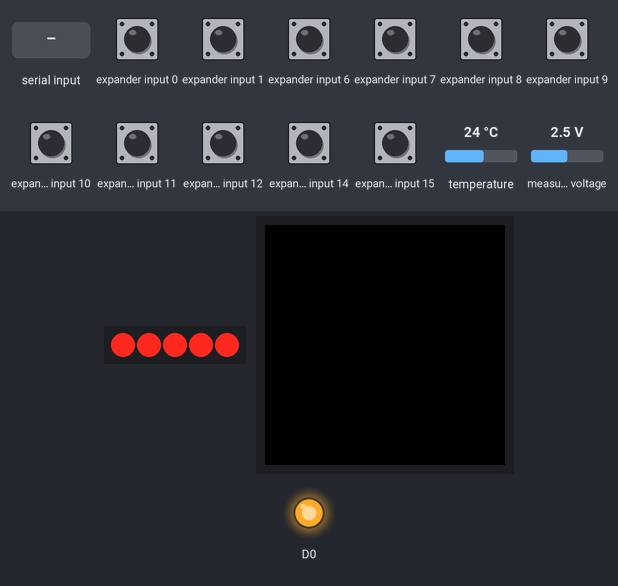
This sketch was run on a simulated ESP8266 (NodeMCU). Parts: 5 port-expander outputs drawn as a row of LEDs (first output left, lit = HIGH), 240×240 colour display, output pins drawn as LEDs (lit = HIGH). Wiring (inferred from the names in the program): PCF8575 port expander at I2C address 0x20; HTU21/Si7021 sensor at I2C address 0x40; ADS1115 converter at I2C address 0x48. Wiring (inferred from the signals the program sends): row of LEDs: on Q2, Q3, Q4, Q5, Q13. The test bench sets the inputs (shaded band); at power-on: expander input 0, expander input 1, expander input 6–12, expander input 14, expander input 15 HIGH, temperature 24 °C, measured voltage 2.5 V. EEPROM starts erased; pins used as bus, display or sensor lines are not drawn; what the sketch prints to the serial monitor is not drawn.

Above: at 1.4 s.

The sketch:

GreenhouseSimple.ino
```cpp
// Board: NodeMCU 1.0 (ESP-12E Module), ESP8266 core 3.1.2.
// K1/P0 = UV, K2/P1 = warm light, P15 = active-HIGH fan relay.
// All four DRV8833 inputs remain LOW; pump is always disabled.
#include <Arduino.h>
#include <Wire.h>
#include <SPI.h>
#include <ESP8266WiFi.h>
#include <EEPROM.h>
#include <Adafruit_GFX.h>
#include <Adafruit_GC9A01A.h>
#include "SimpleControl.h"
#include "MenuInput.h"
#include "FastDisplay.h"
#include "SoilSensor.h"
#include "SoilAdc.h"
#include "SoilCalibration.h"
#include "CalibrationDefaults.h"
#include "TemperatureSensor.h"
#include "TemperatureHtu.h"

FastDisplay display(D8,D3,D4);
SimpleControl outputs;
MenuSelection selection;
TouchButtons buttons;
RelayTransition relayTransition;
SoilReading soil;
SoilAdc soilAdc;
SoilCalibration soilCalibration;
TemperatureReading temperature;
TemperatureHtu temperatureHtu;
// Keep the first part of the old full controller's 1024-byte settings intact.
const unsigned CALIBRATION_OFFSET=768;
const uint8_t PCF_ADDRESS=0x20;
const uint8_t DISPLAY_ROTATION=3; // 0..3 if physically rotated in housing.
const uint32_t EYE_DURATION_MS=6600;
bool showingEye=true,dirty=true;
uint32_t eyeStarted=0,lastFrame=0,lastIo=0;
uint32_t eyeFrames=0,eyeRenderUs=0,eyeMaxUs=0;
uint32_t screenFrames=0,screenRenderUs=0,screenMaxUs=0;
uint16_t lastPcfBits=0;
#include "Screen.h"

bool saveCalibration(const SoilCalibration &candidate) {
  if(EEPROM.length()<CALIBRATION_OFFSET+SoilCalibration::kStorageSize){
    Serial.println("CALIBRATION STORAGE UNAVAILABLE");return false;
  }
  uint8_t record[SoilCalibration::kStorageSize],previous[SoilCalibration::kStorageSize];
  candidate.encode(record);
  for(unsigned i=0;i<sizeof(record);i++){
    previous[i]=EEPROM.read(CALIBRATION_OFFSET+i);
    EEPROM.write(CALIBRATION_OFFSET+i,record[i]);
  }
  if(!EEPROM.commit()){
    for(unsigned i=0;i<sizeof(record);i++)EEPROM.write(CALIBRATION_OFFSET+i,previous[i]);
    Serial.println("CALIBRATION SAVE FAILED");
    return false;
  }
  soilCalibration=candidate;
  dirty=true;
  Serial.printf("CALIBRATION SAVED dry=%d wet=%d mask=%u\n",
    soilCalibration.dry,soilCalibration.wet,unsigned(soilCalibration.mask));
  return true;
}
void loadCalibration() {
  EEPROM.begin(1024);
  if(EEPROM.length()<CALIBRATION_OFFSET+SoilCalibration::kStorageSize){
    Serial.println("CALIBRATION STORAGE UNAVAILABLE");return;
  }
  uint8_t record[SoilCalibration::kStorageSize];
  for(unsigned i=0;i<sizeof(record);i++)record[i]=EEPROM.read(CALIBRATION_OFFSET+i);
  if(soilCalibration.decode(record)){
    Serial.printf("CALIBRATION LOADED dry=%d wet=%d mask=%u\n",
      soilCalibration.dry,soilCalibration.wet,unsigned(soilCalibration.mask));
    return;
  }
  // These fallback endpoints are real, archived measurements of this build.
  // Never substitute guessed endpoints when the user has not calibrated.
  SoilCalibration measured;
  if(measured.capture(false,kRecordedSoilDry)&&measured.capture(true,kRecordedSoilWet))
    saveCalibration(measured);
}
void captureCalibration(bool wetPoint) {
  if(selection.selected!=PAGE_SOIL||outputs.on[UV]||outputs.on[WARM]||outputs.on[FANS]){
    Serial.println("CALIBRATION BLOCKED: select SOIL and switch loads off");return;
  }
  if(!soil.fresh(millis())){Serial.println("CALIBRATION BLOCKED: no fresh sample");return;}
  SoilCalibration candidate=soilCalibration;
  if(!candidate.capture(wetPoint,soil.raw)){
    Serial.println("CALIBRATION BLOCKED: endpoints invalid or too close");return;
  }
  saveCalibration(candidate);
}
// On this assembled board GPIO0/DC follows GPIO4/SDA when released.
// Keeping DC push-pull HIGH prevents every I2C peripheral from acknowledging.
// Serialize display drawing and I2C: drive DC only while drawing, then release
// it with display CS inactive. No I2C callbacks run inside display operations.
void acquireDisplayControl() {
  digitalWrite(D3,HIGH);
  pinMode(D3,OUTPUT);
}
void releaseDisplayControl() {
  digitalWrite(D8,HIGH);
  pinMode(D3,INPUT_PULLUP);
}

void lostConnection() {
  if(outputs.ioReady){Serial.println("PCF LOST / OUTPUTS UNKNOWN");dirty=true;}
  outputs.link(false);
  buttons.reset();
}
bool writeOutputs(uint16_t mask) {
  Wire.beginTransmission(PCF_ADDRESS);Wire.write(uint8_t(mask));Wire.write(uint8_t(mask>>8));
  if(Wire.endTransmission()!=0){lostConnection();return false;}
  relayTransition.applied(mask,millis());return true;
}
void action(int key) {
  if(key==3){outputs.allOff();writeOutputs(kAllOffMask);Serial.println("ALL OFF REQUESTED");}
  else if(key==0)selection.previous();
  else if(key==1)selection.next();
  else if(key==2){
    int channel=selection.channel();
    if(channel<0){soilAdc.request();temperatureHtu.request();Serial.println("SENSOR SAMPLES REQUESTED");}
    else if(outputs.toggle(channel))Serial.printf("REQUEST UV=%d WARM=%d FANS=%d\n",outputs.on[0],outputs.on[1],outputs.on[2]);
    else Serial.println("COMMAND BLOCKED: PCF NOT CONNECTED");
  }
  Serial.printf("BUTTON %d SELECTED %d\n",key+1,selection.selected);
  showingEye=false;dirty=true;
}
void ioTick(uint32_t now) {
  // Slow retries on a missing device, normal touch polling every 25 ms.
  if(uint32_t(now-lastIo)<(outputs.ioReady?25U:500U))return;
  lastIo=now;
  uint16_t desired=relayTransition.next(outputs.mask(),now);
  if(!writeOutputs(desired))return;
  if(Wire.requestFrom(PCF_ADDRESS,uint8_t(2))!=2){lostConnection();writeOutputs(kAllOffMask);return;}
  uint16_t bits=Wire.read();bits|=uint16_t(Wire.read())<<8;
  lastPcfBits=bits;
  if(!outputs.ioReady){outputs.link(true);dirty=true;Serial.println("PCF READY / ALL OFF");}
  static uint8_t previousTouches=255;
  uint8_t touches=(bits>>8)&15;
  if(touches!=previousTouches){
    Serial.printf("TOUCH P10=%d P11=%d P12=%d P13=%d\n",bool(touches&1),bool(touches&2),bool(touches&4),bool(touches&8));
    previousTouches=touches;
  }
  int key=buttons.poll(bits,now);
  if(key>=0)action(key);
}
void reportEye(){
  Serial.printf("DIAG EYE frames=%lu avg_us=%lu max_us=%lu\n",
    (unsigned long)eyeFrames,(unsigned long)(eyeFrames?eyeRenderUs/eyeFrames:0),(unsigned long)eyeMaxUs);
}
void probeBus(int sda,int scl,uint32_t hz,const char *name){
  Wire.begin(sda,scl);Wire.setClock(hz);Wire.setClockStretchLimit(1500);
  delay(2);
  Serial.printf("DIAG BUS %s %luHz SDA=%d SCL=%d idle=%d/%d addresses:",
    name,(unsigned long)hz,sda,scl,digitalRead(sda),digitalRead(scl));
  int found=0,errors[6]={};
  // Address-only probes; no output data is written to a peripheral.
  for(uint8_t a=8;a<120;a++){
    Wire.beginTransmission(a);uint8_t error=Wire.endTransmission();
    errors[error<5?error:5]++;
    if(!error){Serial.printf(" 0x%02X",a);found++;}
    yield();
  }
  Serial.printf(" (%d found) nack=%d other=%d\n",found,errors[2],errors[1]+errors[3]+errors[4]+errors[5]);
}
void wiringDiagnostics(){
  if(outputs.on[0]||outputs.on[1]||outputs.on[2]){
    Serial.println("DIAG BUS BLOCKED: switch all loads off first");return;
  }
  probeBus(D2,D1,100000,"STANDARD");
  probeBus(D2,D1,10000,"STANDARD");
  probeBus(D1,D2,100000,"SWAPPED");
  probeBus(D1,D2,10000,"SWAPPED");
  Wire.begin(D2,D1);Wire.setClock(100000);Wire.setClockStretchLimit(1500);
  buttons.reset();
  Serial.println("DIAG BUS DONE / STANDARD RESTORED");
}
void serialTick() {
  if(!Serial.available())return;
  char c=Serial.read();
  if(c>='1'&&c<='3')action(c-'1');
  else if(c=='0'||c=='4')action(3);
  else if(c=='e'){showingEye=true;resetEye();eyeStarted=millis();lastFrame=0;eyeFrames=eyeRenderUs=eyeMaxUs=0;}
  else if(c=='x')wiringDiagnostics();
  else if(c=='d'||c=='w')captureCalibration(c=='w');
  else if(c=='?'){
    Serial.printf("DIAG SIMPLE uptime=%lu io=%d UV=%d WARM=%d FANS=%d PUMP=0 selected=%d\n",
      (unsigned long)millis(),outputs.ioReady,outputs.on[0],outputs.on[1],outputs.on[2],selection.selected);
    if(outputs.ioReady)
      Serial.printf("DIAG PCF requested=0x%04X readback=0x%04X P15=%d OLD_DRIVER=%d%d\n",
        outputs.mask(),lastPcfBits,bool(lastPcfBits&kFanRelayMask),
        bool(lastPcfBits&(1U<<4)),bool(lastPcfBits&(1U<<5)));
    const char *pageNames[]={"WARM","UV","SOIL","FANS"};
    Serial.printf("DIAG PAGE index=%d name=%s channel=%d\n",
      selection.selected,pageNames[selection.selected],selection.channel());
    Serial.printf("DIAG SOIL fresh=%d raw=%d mV=%u calibrated=%d percent=%d dry=%d wet=%d\n",
      soil.fresh(millis()),soil.raw,unsigned(soil.millivolts),soilCalibration.valid(),
      soilCalibration.percent(soil,millis()),soilCalibration.dry,soilCalibration.wet);
    Serial.printf("DIAG TEMPERATURE fresh=%d celsius=%.2f source=HTU21_AIR age_ms=%lu\n",
      temperature.fresh(millis()),double(temperature.celsius),
      (unsigned long)(millis()-temperature.sampledAt));
    Serial.printf("DIAG SCREEN frames=%lu avg_us=%lu max_us=%lu\n",
      (unsigned long)screenFrames,(unsigned long)(screenFrames?screenRenderUs/screenFrames:0),
      (unsigned long)screenMaxUs);
    reportEye();
    if(outputs.on[0]||outputs.on[1]||outputs.on[2])return;
    Serial.print("DIAG I2C addresses:");int count=0;
    for(uint8_t a=1;a<127;a++){Wire.beginTransmission(a);if(Wire.endTransmission()==0){Serial.printf(" 0x%02X",a);count++;}yield();}
    Serial.printf(" (%d found)\n",count);
  }
}
void setup() {
  Serial.begin(115200);
  WiFi.persistent(false);WiFi.mode(WIFI_OFF);
  // SD shares SPI; keep its select inactive even though this sketch does not use it.
  pinMode(D0,OUTPUT);digitalWrite(D0,HIGH);
  pinMode(D8,OUTPUT);digitalWrite(D8,HIGH);
  Wire.begin(D2,D1);Wire.setClock(100000);Wire.setClockStretchLimit(1500);
  outputs.allOff();writeOutputs(kAllOffMask);
  loadCalibration();
  display.begin(20000000);display.setRotation(DISPLAY_ROTATION);display.setTextWrap(false);
  display.fillScreen(0);releaseDisplayControl();eyeStarted=millis();
  Serial.println("BOOT SIMPLE MINIMAL / SOIL PERCENT + AIR CELSIUS / P15 HIGH=ON / ALL OFF");
}
void loop() {
  uint32_t now=millis();ioTick(now);
  // ADC transactions, just like PCF transactions, run only while LCD DC is
  // released. Conversion progresses asynchronously between loop iterations.
  if(soilAdc.tick(millis(),soil)&&selection.selected==PAGE_SOIL)dirty=true;
  if(temperatureHtu.tick(millis(),temperature)&&selection.selected==PAGE_SOIL)dirty=true;
  serialTick();
  now=millis();
  if(showingEye){
    uint32_t elapsed=now-eyeStarted;
    if(elapsed>=EYE_DURATION_MS){showingEye=false;dirty=true;reportEye();}
    else if(uint32_t(now-lastFrame)>=16){
      lastFrame=now;uint32_t began=micros();
      acquireDisplayControl();
      bool rendered=drawEye(elapsed);
      releaseDisplayControl(); // Also release when an unchanged frame is skipped.
      if(rendered){
        uint32_t duration=micros()-began;eyeFrames++;eyeRenderUs+=duration;
        if(duration>eyeMaxUs)eyeMaxUs=duration;
      }
    }
  }
  if(!showingEye&&dirty){
    uint32_t began=micros();
    acquireDisplayControl();drawDashboard();releaseDisplayControl();dirty=false;
    uint32_t duration=micros()-began;screenFrames++;screenRenderUs+=duration;
    if(duration>screenMaxUs)screenMaxUs=duration;
  }
  yield();
}
```

CalibrationDefaults.h
```cpp
#pragma once
// Measured on this device, 2026-10-20, after the user confirmed dry soil
// and then wet soil. Each endpoint is the mean of eight fresh readings.
// Source evidence: build/soil_dry_reference.json and soil_wet_reference.json.
// This is a relative dry-to-wet scale, not volumetric water content.
// Used only if no valid stored calibration record exists.
constexpr int kRecordedSoilDry = 9038;
constexpr int kRecordedSoilWet = 7382;
```

Eye.h
```cpp
#pragma once
#include <stdint.h>
#include <math.h>
inline uint16_t rgb565(int r,int g,int b){return uint16_t(((r&248)<<8)|((g&252)<<3)|(b>>3));}
inline uint16_t mix565(uint16_t a,uint16_t b,int weight){
  int r=((a>>11)&31)*(256-weight)+((b>>11)&31)*weight;
  int g=((a>>5)&63)*(256-weight)+((b>>5)&63)*weight;
  int bl=(a&31)*(256-weight)+(b&31)*weight;
  return uint16_t(((r>>8)<<11)|((g>>8)<<5)|(bl>>8));
}
inline uint16_t irisColor(int d2){
  // Constant colors between rings, a one-pixel blend at each edge.
  const int radii[]={6,18,27,36,46,56,70};
  const uint16_t colors[]={rgb565(255,222,47),rgb565(255,78,15),rgb565(235,48,0),
    rgb565(216,36,2),rgb565(198,23,7),rgb565(191,0,17)};
  uint16_t glow=rgb565(49+(4900-(d2<4900?d2:4900))*30/4900,23,18);
  for(int i=0;i<7;i++){
    int r=radii[i],edge=r*r;
    uint16_t inner=i<6?colors[i]:glow;
    uint16_t outer=i<5?colors[i+1]:i==5?glow:rgb565(16,16,16);
    if(d2<edge-r)return inner;
    if(d2<edge+r)return mix565(inner,outer,(d2-edge+r)*256/(2*r));
  }
  return rgb565(16,16,16);
}
static uint16_t irisPalette[5042];
inline void prepareEyePalette(){
  static bool ready=false;
  if(ready)return;
  for(int i=0;i<5042;i++)irisPalette[i]=irisColor(i);
  ready=true;
}
inline uint16_t eyePixelFixed(int x,int y,int gazeX16,int gazeY16){
  int dx=x-120,dy=y-120,d2=dx*dx+dy*dy;
  if(d2>14400)return 0;
  if(d2>10609)return rgb565(91,91,91);
  int ex=dx*16-gazeX16,ey=dy*16-gazeY16;
  int e2=(ex*ex+ey*ey)>>8;
  uint16_t c=e2<5042?irisPalette[e2]:rgb565(16,16,16);
  if(d2>76*76&&d2<92*92&&dy<-69&&dx*dx<dy*dy/8)c=rgb565(169,169,169);
  if(d2>100*100&&d2<102*102&&dy<-29&&dy>-70&&dx*dx>70*70)c=rgb565(143,143,143);
  return c;
}
inline void eyeGaze(uint32_t elapsed,int &x16,int &y16){
  const int points[][2]={{0,0},{0,0},{17,-8},{-17,5},{8,15},{0,0},{0,0}};
  unsigned segment=elapsed/1100;
  if(segment>=6){x16=y16=0;return;}
  float t=(elapsed%1100)/1100.0f;
  float ease=t*t*t*(t*(6*t-15)+10); // Zero velocity and acceleration at stops.
  x16=lroundf(16*(points[segment][0]+(points[segment+1][0]-points[segment][0])*ease));
  y16=lroundf(16*(points[segment][1]+(points[segment+1][1]-points[segment][1])*ease));
}
```

FastDisplay.h
```cpp
#pragma once
// ESP8266 bulk FIFO transfer: Adafruit's generic writePixels sends one word
// at a time on this core. This adapter keeps its address window / CS handling.
class FastDisplay : public Adafruit_GC9A01A {
 public:
  FastDisplay(int8_t cs,int8_t dc,int8_t rst):Adafruit_GC9A01A(cs,dc,rst){}
  void beginRegion(int x,int y,int w,int h){startWrite();setAddrWindow(x,y,w,h);}
  void pushRegion(uint16_t *pixels,unsigned count){
    for(unsigned i=0;i<count;i++)pixels[i]=__builtin_bswap16(pixels[i]);
    SPI.writeBytes(reinterpret_cast<const uint8_t*>(pixels),count*2);
  }
  void endRegion(){endWrite();}
};
```

Font.h
```cpp
#pragma once
#include <stdint.h>
struct Glyph {uint16_t code;uint8_t width;uint16_t rows[16];};
const Glyph glyphs[] PROGMEM={
{32,4,{0x0,0x0,0x0,0x0,0x0,0x0,0x0,0x0,0x0,0x0,0x0,0x0,0x0,0x0,0x0,0x0}},
{37,12,{0x0,0x0,0x6100,0x9200,0x9200,0x9400,0x6d80,0xa40,0x1240,0x1240,0x2180,0x0,0x0,0x0,0x0,0x0}},
{45,5,{0x0,0x0,0x0,0x0,0x0,0x0,0x0,0x7000,0x0,0x0,0x0,0x0,0x0,0x0,0x0,0x0}},
{46,4,{0x0,0x0,0x0,0x0,0x0,0x0,0x0,0x0,0x0,0x4000,0x4000,0x0,0x0,0x0,0x0,0x0}},
{48,8,{0x0,0x0,0x3c00,0x2400,0x4200,0x4200,0x4200,0x4200,0x4200,0x2400,0x3c00,0x0,0x0,0x0,0x0,0x0}},
{49,8,{0x0,0x0,0x7000,0x1000,0x1000,0x1000,0x1000,0x1000,0x1000,0x1000,0x7c00,0x0,0x0,0x0,0x0,0x0}},
{50,8,{0x0,0x0,0x3c00,0x4600,0x200,0x200,0x400,0x800,0x1000,0x2000,0x7e00,0x0,0x0,0x0,0x0,0x0}},
{51,8,{0x0,0x0,0x3c00,0x4200,0x200,0x200,0x1c00,0x200,0x200,0x4200,0x3c00,0x0,0x0,0x0,0x0,0x0}},
{52,8,{0x0,0x0,0xc00,0xc00,0x1400,0x2400,0x2400,0x4400,0x7e00,0x400,0x400,0x0,0x0,0x0,0x0,0x0}},
{53,8,{0x0,0x0,0x7c00,0x4000,0x4000,0x7c00,0x600,0x200,0x200,0x4600,0x3c00,0x0,0x0,0x0,0x0,0x0}},
{54,8,{0x0,0x0,0x1c00,0x2200,0x4000,0x5c00,0x6600,0x4200,0x4200,0x2600,0x3c00,0x0,0x0,0x0,0x0,0x0}},
{55,8,{0x0,0x0,0x7e00,0x200,0x400,0x400,0x800,0x800,0x1000,0x1000,0x2000,0x0,0x0,0x0,0x0,0x0}},
{56,8,{0x0,0x0,0x3c00,0x4200,0x4200,0x4200,0x3c00,0x4200,0x4200,0x4200,0x3c00,0x0,0x0,0x0,0x0,0x0}},
{57,8,{0x0,0x0,0x3c00,0x6400,0x4200,0x4200,0x6600,0x3a00,0x200,0x4400,0x3800,0x0,0x0,0x0,0x0,0x0}},
{67,9,{0x0,0x0,0x1c00,0x2200,0x4000,0x4000,0x4000,0x4000,0x4000,0x2200,0x1c00,0x0,0x0,0x0,0x0,0x0}},
{70,7,{0x0,0x0,0x7c00,0x4000,0x4000,0x4000,0x7c00,0x4000,0x4000,0x4000,0x4000,0x0,0x0,0x0,0x0,0x0}},
{78,9,{0x0,0x0,0x6100,0x6100,0x5100,0x5100,0x4900,0x4500,0x4500,0x4300,0x4300,0x0,0x0,0x0,0x0,0x0}},
{79,10,{0x0,0x0,0x1c00,0x2200,0x4100,0x4100,0x4100,0x4100,0x4100,0x2200,0x1c00,0x0,0x0,0x0,0x0,0x0}},
{176,7,{0x0,0x0,0x3000,0x4800,0x4800,0x3000,0x0,0x0,0x0,0x0,0x0,0x0,0x0,0x0,0x0,0x0}},
{8212,13,{0x0,0x0,0x0,0x0,0x0,0x0,0x0,0x7ff0,0x0,0x0,0x0,0x0,0x0,0x0,0x0,0x0}}
};
```

SoilSensor.h
```cpp
#ifndef GREENHOUSE_SIMPLE_SOIL_SENSOR_H
#define GREENHOUSE_SIMPLE_SOIL_SENSOR_H

#include <stdint.h>

// These are ADC measurements, not calibrated soil-moisture percentages.
struct SoilReading {
  bool valid = false;
  int raw = 0;
  uint16_t millivolts = 0;
  uint32_t sampledAt = 0;

  bool fresh(uint32_t now) const {
    return valid && uint32_t(now - sampledAt) <= 2000U;
  }
};

#endif
```

TemperatureSensor.h
```cpp
#ifndef GREENHOUSE_SIMPLE_TEMPERATURE_SENSOR_H
#define GREENHOUSE_SIMPLE_TEMPERATURE_SENSOR_H

#include <stdint.h>

// HTU21D(F) measures the air temperature at its package, not soil temperature.
struct TemperatureReading {
  bool valid = false;
  float celsius = 0.0f;
  uint32_t sampledAt = 0;

  bool fresh(uint32_t now) const {
    return valid && uint32_t(now - sampledAt) <= 5000U;
  }
};

#endif
```

Source omitted: MenuInput.h (2571 bytes), Screen.h (12761 bytes), SimpleControl.h (2727 bytes), SoilAdc.h (4306 bytes), SoilCalibration.h (4134 bytes), TemperatureHtu.h (4195 bytes)
